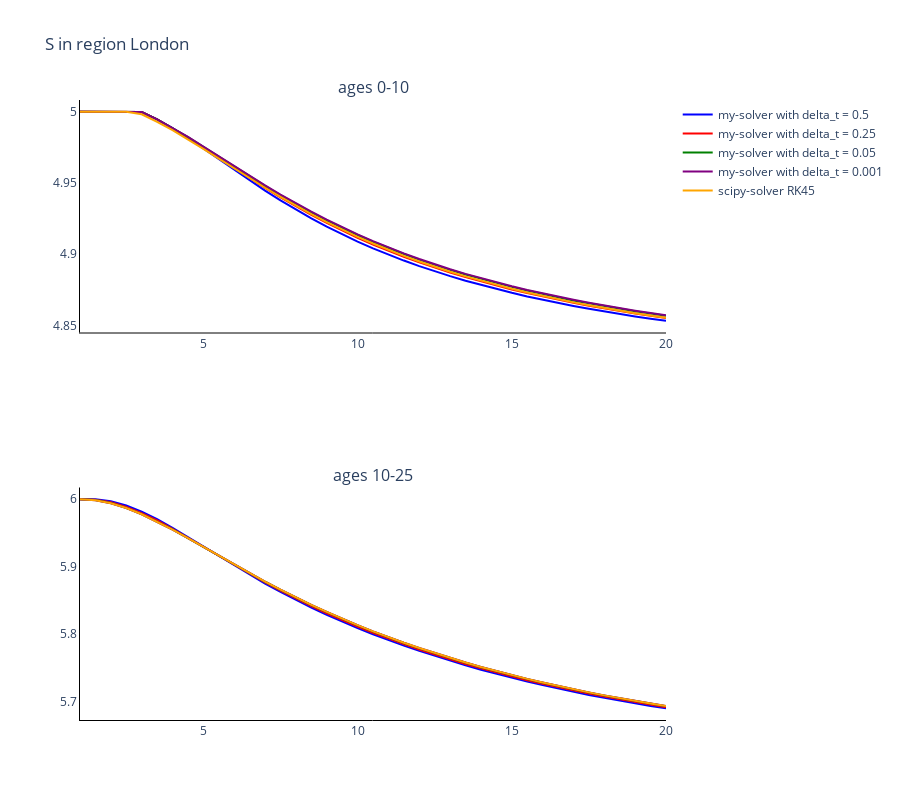
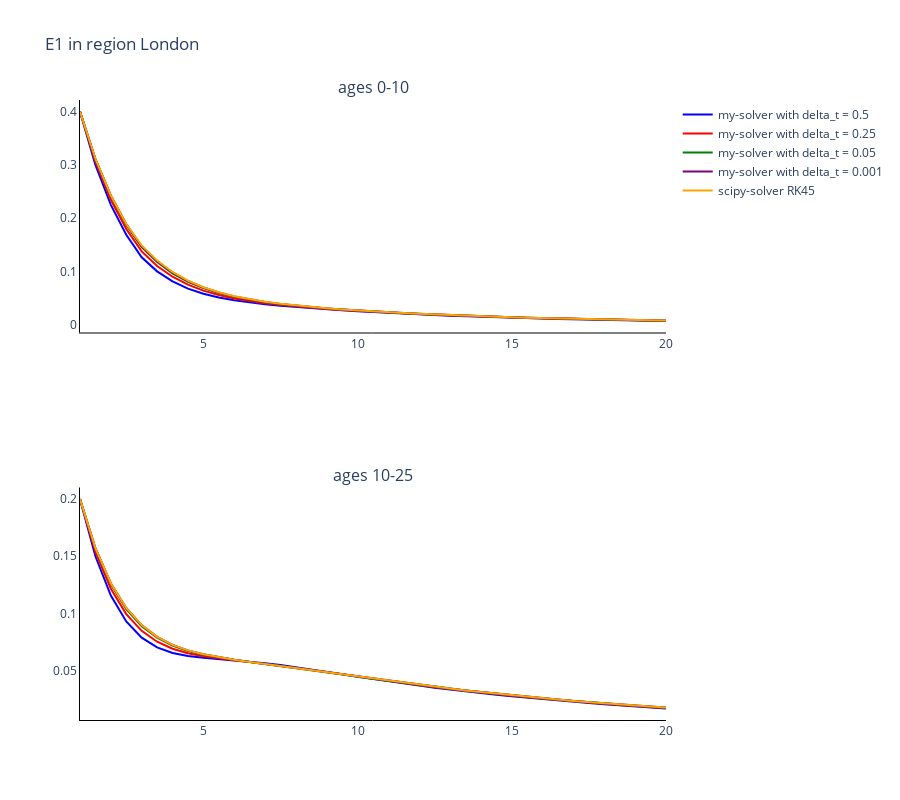
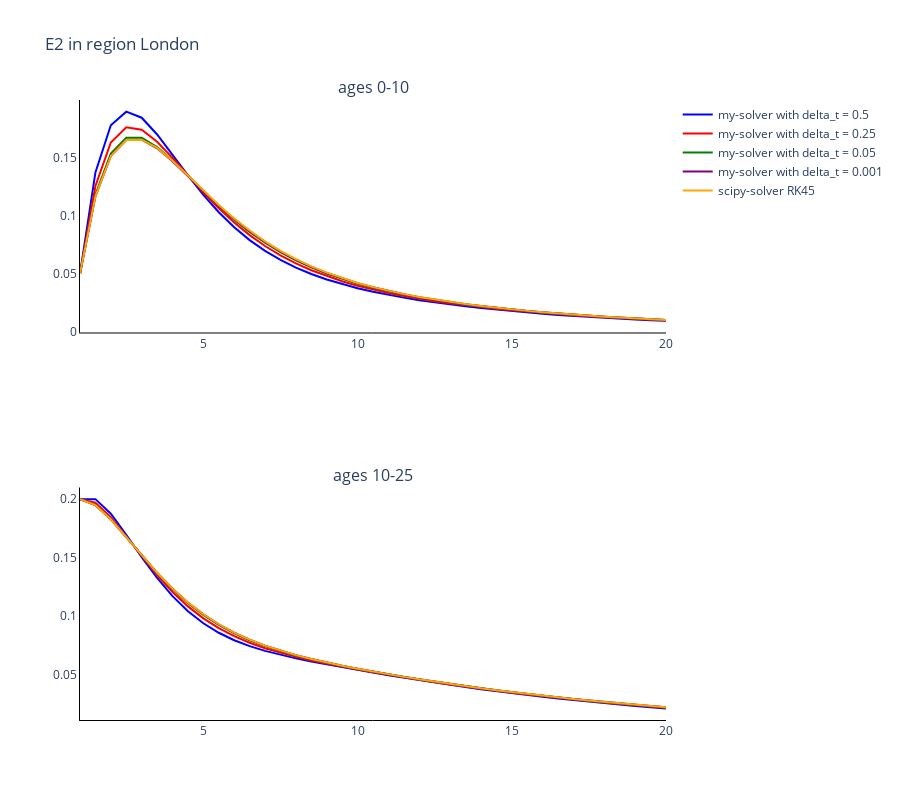
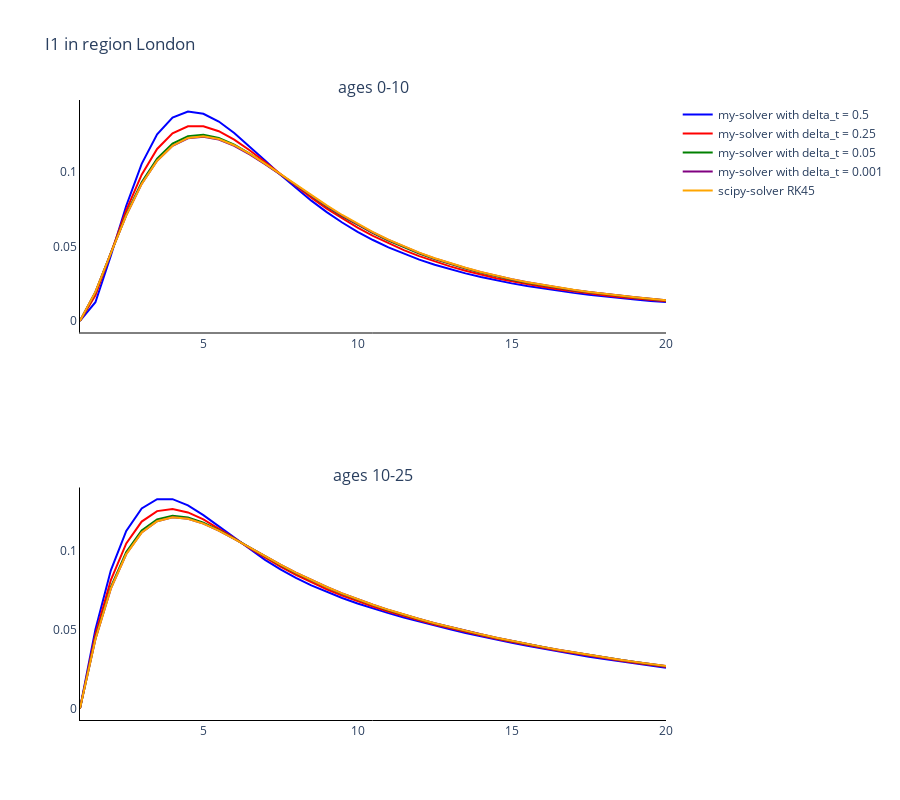

The code cell stored with these charts, in order, in its notebook:
### Code cell
# Trace names - represent the solver used for the simulation
trace_name = ['my-solver with delta_t = {}'.format(ts) for ts in time_steps]
trace_name.append('scipy-solver {}'.format(scipy_method))

# Compartment list - type and age
comparments = []
for n in model.output_names():
    comparments.append('{} in region {}'.format(n, regions[parameters[len(regions)-1]-1]))

for c, comparment in enumerate(comparments):
    # Plot (scatter plot for each comparment)
    fig = go.Figure()
    fig = make_subplots(rows=len(age_groups), cols=1, subplot_titles=tuple('ages {}'.format(a) for a in age_groups))

    for a, age in enumerate(age_groups):
        if a != 0:
            for o, out in enumerate(outputs):
                fig.add_trace(
                    go.Scatter(
                        y=out[:, c*len(age_groups)+a],
                        x=times,
                        mode='lines',
                        name=trace_name[o],
                        line_color=colours[o],
                        showlegend=False
                    ),
                    row=a+1, col=1
                )
        
        else:
            for o, out in enumerate(outputs):
                fig.add_trace(
                    go.Scatter(
                        y=out[:, c*len(age_groups)+a],
                        x=times,
                        mode='lines',
                        name=trace_name[o],
                        line_color=colours[o]
                    ),
                    row=a+1, col=1
                )

    # Add axis labels
    fig.update_layout(
        boxmode='group',
        title=comparment, 
        height=800,
        plot_bgcolor='white',
        xaxis=dict(linecolor='black'),
        yaxis=dict(linecolor='black'),
        xaxis2=dict(linecolor='black'),
        yaxis2=dict(linecolor='black'),
        xaxis3=dict(linecolor='black'),
        yaxis3=dict(linecolor='black'),
        xaxis4=dict(linecolor='black'),
        yaxis4=dict(linecolor='black'),
        xaxis5=dict(linecolor='black'),
        yaxis5=dict(linecolor='black'),
        xaxis6=dict(linecolor='black'),
        yaxis6=dict(linecolor='black'),
        xaxis7=dict(linecolor='black'),
        yaxis7=dict(linecolor='black'),
        xaxis8=dict(linecolor='black'),
        yaxis8=dict(linecolor='black'))

    fig.show()
